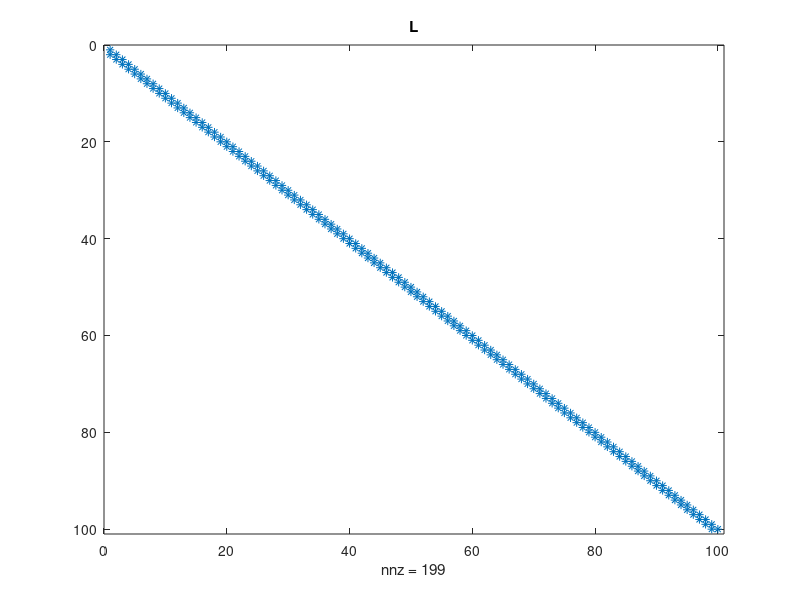
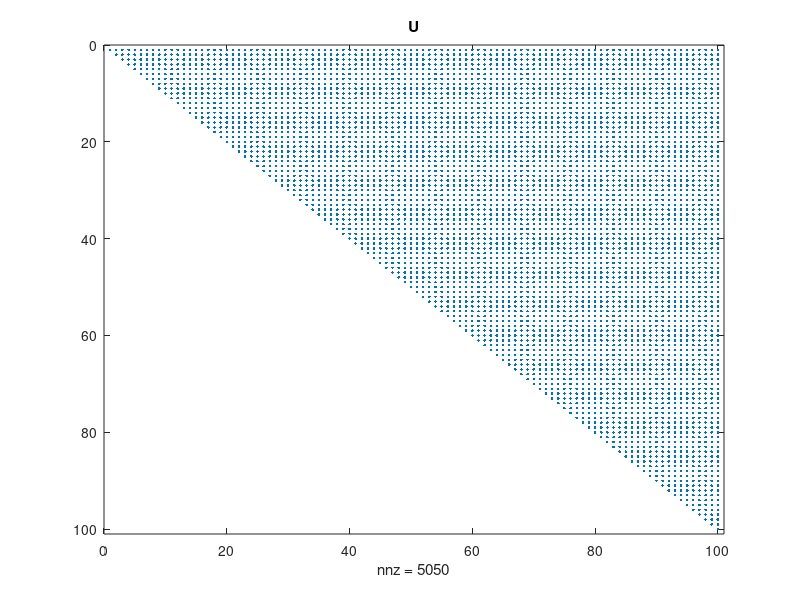
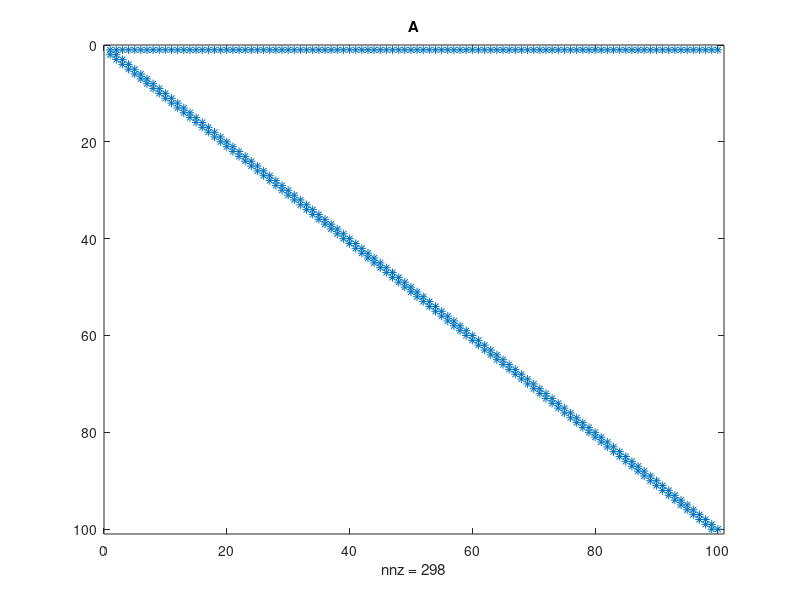

The MATLAB source for these figures, in order: (Note: this script raises an error after producing the figures.)
clc
clear

n = 100;
R1 = 1;
R2 = 2;

A = diag(-R2 * ones(n, 1)) + ...
    diag(R1 * ones(n-1, 1), -1);

A(1, :) = ones(1, n);

%% 1. Memorizzare la matrice in formato pieno e determinare il numero di
% elementi non nulli tramite il comando nnz e visualizzare il pattern di 
% sparsità della matrice con il comando spy. Verificare la diversa 
% occupazione di memoria nel caso la matrice fosse convertita in formato
% spars

fprintf("Elementi non nulli: %d\n", nnz(A));

A_sparse = sparse(A);

A_info = whos('A');
A_size = A_info.bytes;
A_sparse_info = whos('A_info');
A_sparse_size = A_sparse_info.bytes;

fprintf("A size: %d bytes\nA_sparse size: %d bytes\n", ...
        A_size, A_sparse_size);

%% 2. Si calcoli la fattorizzazione LU della matrice A
% (funzione lu di Matlabr ); cosa si può osservare confrontando il pattern
% di sparsità delle matrici L e U con quello di A? Che fenomeno si è 
% verificato?

[L, U] = lu(A);
figure
spy(L);
title('L')
figure
spy(U);
title('U');
figure
spy(A)
title('A');

%% 3. Si costruiscano esplicitamente le matrici di iterazione
% BJ = D−1 (D − A) e BGS = T −1 (T − A) associate rispettivamente ai
% metodi di Jacobi e Gauss–Seidel, a partire dallo splitting della 
% matrice A. Si calcolino i relativi raggi spettrali ρ(BJ ) e ρ(BGS ), 
% utilizzando il comando eig. La condizione necessaria e sufficiente per 
% la convergenza del metodo iterativo è soddisfatta in entrambi i casi?

D_inv = diag(1 ./ diag(A));
Bj = eye(n) - D_inv*A;

T = tril(A);
% Bgs = eye(n) - inv(T) * A;
Bgs = eye(n) - T \ A;

% Raggio spettrale
rho_j = max(abs(eig(Bj)));
rho_gs = max(abs(eig(Bgs)));

if rho_j >= 1
    fprinf("Il raggio spettrale di Jacobi è >= 1!\n");
end

if rho_gs >= 1
    fprintf("Il raggio spettrale di Gauss-Seiden è >= 1!\n");
end

%% 5. Utilizzare la funzione scritta al punto precedente per determinare 
% la soluzione del sistema lineare Ax = b, con b vettore di
% dimensione n:
% b = [2, 1, · · · , 1]T .
% Si ponga x(0) = [0, 0, ..., 0]T , toll = 10−6 e nmax = 1000.

b = ones(n, 1);
b(1) = 2;

x0 = zeros(n, 1);
toll = 10^-6;
nmax = 1000;

[x,k] = jacobi(A, b, x0, toll, nmax)